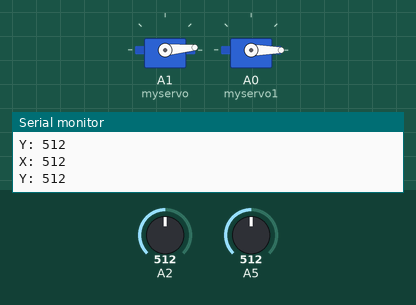
This program was run on a simulated Arduino Uno, built with avr-gcc and run on an emulated ATmega328P. Parts: 2 × servo, the last lines printed to the serial monitor. Inputs (shaded band) come from the test bench; at power-on: A2 = 512, A5 = 512.

Above: at 2.2 s.
2.3 s: A2 set to 499
At 2.78 s:
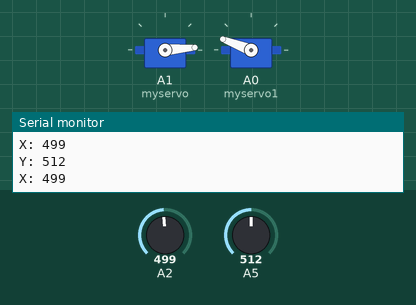
5.3 s: A5 set to 751
At 5.64 s:
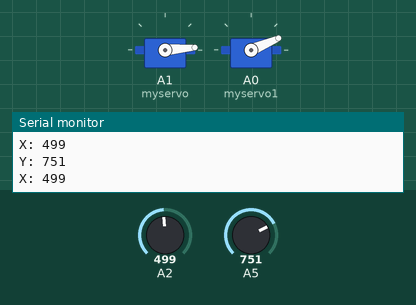
8.3 s: A5 set to 783
At 8.5 s:
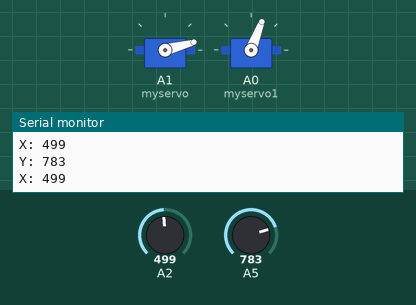
11.3 s: A2 set to 900
14.1 s: A5 set to 523
15.6 s: A5 set to 504
At 18.4 s:
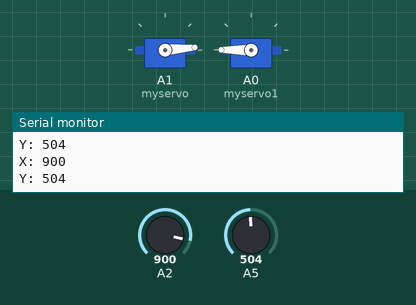
Timing chart, 0 to 19.6 s (numbered marks = the images above; inputs shaded):
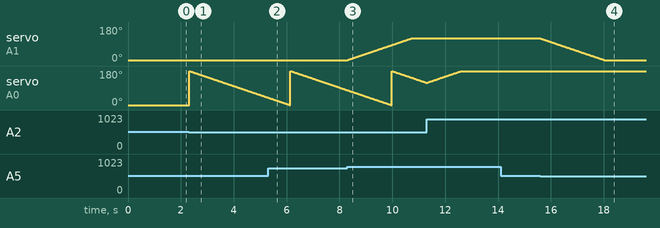

Measured:
- the behaviour switches between 512 and 511 on A2 (found by bisection; images 0 and 1)
- the behaviour switches between 767 and 768 on A5 (found by bisection; images 2 and 3)
- the behaviour switches between 512 and 511 on A5 (found by bisection; images 3 and 4)
- after the input at 8.3 s, servo on A1 (myservo): moves from 5° to 120° over 2.4 s, starting at once
- after the input at 15.6 s, servo on A1 (myservo): moves from 120° to 5° over 2.4 s, starting at once

The program:

main.cpp
```cpp
#include <Arduino.h>
#include <Servo.h>
Servo myservo;  // create servo object to control a servo
Servo myservo1;

static uint8_t deg = 90;  //| 0x80;

static constexpr uint8_t MIN_ANGLE_SERVO_0 = 5;
static constexpr uint8_t MAX_ANGLE_SERVO_0 = 120;

static constexpr uint8_t MIN_ANGLE_SERVO_1 = 0;
static constexpr uint8_t MAX_ANGLE_SERVO_1 = 180;

static float current_angle_servo_0 = MIN_ANGLE_SERVO_0;
static uint8_t target_angle_servo_0 = MIN_ANGLE_SERVO_0;

static float current_angle_servo_1 = MIN_ANGLE_SERVO_1;
static uint8_t target_angle_servo_1 = MIN_ANGLE_SERVO_1;

static uint32_t time_ms_before = 0;
static uint32_t time_ms_after = 0;

static float tolerance = 0.05f;

extern volatile unsigned long timer0_overflow_count;

float lerp(float a, float b, float t) {
  Serial.println("Current t: " + String(t));
  if (abs(a - b) < tolerance) {
    return b;
  }
  return a + (b - a) * t;
}

uint8_t limit(uint8_t val, uint8_t min, uint8_t max);

void setup() {
  Serial.begin(9600);
  delay(1000);
  myservo.attach(A1);  // modify each pin to adjust
  myservo1.attach(A0);
  myservo.write(current_angle_servo_0);   // angle value
  myservo1.write(current_angle_servo_1);  // angle value
}

void loop() {
  Serial.println("X: " + String(analogRead(A2)) + " ");
  Serial.println("Y: " + String(analogRead(A5)) + " ");

  // if(current_angle_servo_0 == target_angle_servo_0) {
  //   int8_t delta_servo_0 = map(analogRead(A5), 0, 1023, -10, 10);
  //   Serial.println("Delta Servo: " + String(delta_servo_0));
  //   if(delta_servo_0 != 0) {
  //     target_angle_servo_0 = current_angle_servo_0 + delta_servo_0;
  //   }

  //   if(target_angle_servo_0 < MIN_ANGLE_SERVO_0) {
  //     target_angle_servo_0 = MIN_ANGLE_SERVO_0;
  //   } else if(target_angle_servo_0 > MAX_ANGLE_SERVO_0) {
  //     target_angle_servo_0 = current_angle_servo_0 = MAX_ANGLE_SERVO_0;
  //   }
  //   Serial.println("New Target Servo Pos: " + String(target_angle_servo_0));
  //   delay(2500);
  // } else {
  //   Serial.println("Old Servo Pos: " + String(current_angle_servo_0));
  //   Serial.println("delta ticks: " + String(((time_ms_after = millis()) -
  //   time_ms_before))); current_angle_servo_0 = lerp(current_angle_servo_0,
  //   target_angle_servo_0, 4 *((time_ms_after = millis()) - time_ms_before) /
  //   1000.f); Serial.println("New Servo Pos: " +
  //   String(current_angle_servo_0));
  // }
  int8_t delta_servo_0 = map(analogRead(A5), 0, 1023, -2, 2);
  int8_t delta_servo_1 = map(analogRead(A2), 0, 1023, -2, 2);
  current_angle_servo_0 = limit(current_angle_servo_0 + delta_servo_0,
                                MIN_ANGLE_SERVO_0, MAX_ANGLE_SERVO_0);
  current_angle_servo_1 = limit(current_angle_servo_1 + delta_servo_1,
                                MIN_ANGLE_SERVO_1, MAX_ANGLE_SERVO_1);
  // Serial.println("Current current_angle_servo_0: " +
  //                String(current_angle_servo_0));
  // Serial.println("Current current_angle_servo_1: " +
  //                String(current_angle_servo_1));

  myservo.write(current_angle_servo_0);   // angle value
  myservo1.write(current_angle_servo_1);  // angle value
  delay(20);
  // time_ms_before = millis();

  // Serial.print("1: ");
  // Serial.print(deg & ~(0x80));
  // if((deg & ~(0x80)) == 127) {
  //   deg &= ~(0x80);
  // }

  // if((deg & ~(0x80)) == 90) {
  //   deg |= 0x80;
  // }

  // deg += (deg >> 8) ? -1 : 1;
  // Serial.print("2: ");
  // Serial.println(deg & ~(0x80));
  // myservo.write(deg & ~(0x80));  // angle value
  // delay(100);
}

uint8_t limit(uint8_t val, uint8_t min, uint8_t max) {
  // Serial.println("val: " + String(val));
  // Serial.println("min: " + String(min));
  // Serial.println("max: " + String(max));
  if (val <= max && val >= min) {
    // Serial.println("everything is fine: " + String(val));
    return val;
  }

  // Serial.println("everything is not fine: " + String((val < min) ? min :
  // max));
  return (val < min) ? min : max;
}
```
